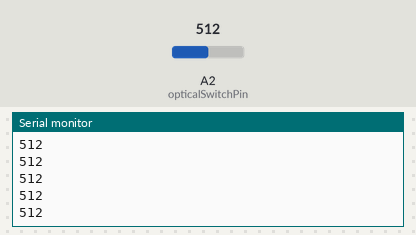
Bench run of a sketch on a simulated Arduino Uno, built with avr-gcc and run on an emulated ATmega328P. On the bench: the last lines printed to the serial monitor. Inputs (shaded band) come from the test bench; at power-on: A2 (opticalSwitchPin) = 512.

Above: at 1.2 s.
1.3 s: A2 (opticalSwitchPin) set to 716
At 2.1 s:
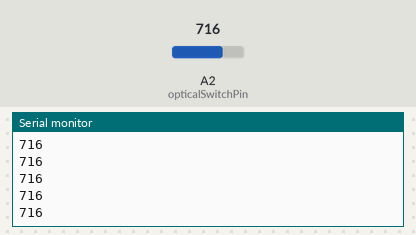
2.8 s: A2 (opticalSwitchPin) set to 900
At 3.4 s:
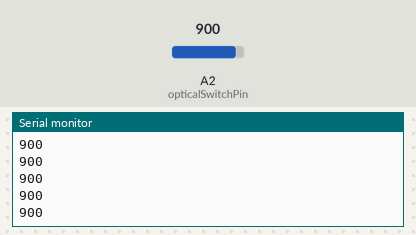
Timing chart, 0 to 5.8 s (numbered marks = the images above; inputs shaded):
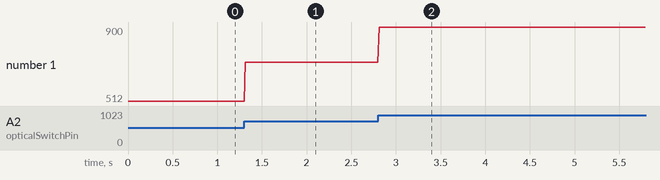

The sketch:

opticalSwitch.pde
```cpp
int opticalSwitchPin = 2;
int valOpticalSwitch;

void setup(){
  Serial.begin(9600);
  pinMode(opticalSwitchPin,INPUT);
 // pinMode(8,OUTPUT);
}

void loop(){

 // digitalWrite(8,HIGH);
  valOpticalSwitch = analogRead(opticalSwitchPin);
  Serial.println(valOpticalSwitch,DEC);
 // digitalWrite(8,LOW);

  /*
  valOpticalSwitch = digitalRead(opticalSwitchPin);
  if(valOpticalSwitch == HIGH)
    Serial.println("H");
  else
    Serial.println("L");*/

  delay(15);
}
```

Measured:
- after the input at 1.3 s, the serial monitor: prints a new line at once (image 1)
- after the input at 2.8 s, the serial monitor: prints a new line at once (image 2)
- plotted number 1: 512 → 716 after the input at 1.3 s, 716 → 900 after the input at 2.8 s
